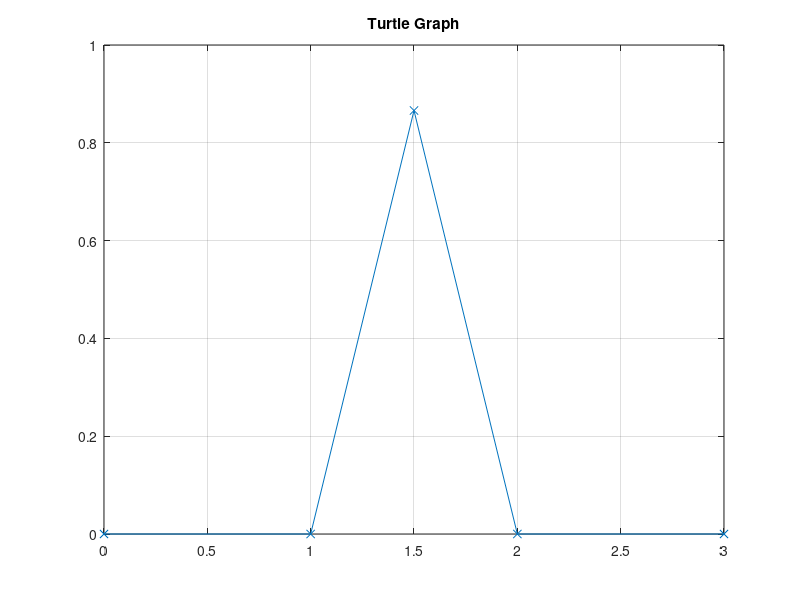

Here is the MATLAB script that generated this plot:
# Week 10 - Day 08

% Clear Command History
history -c

% Clear All Variables
clear all

% Close All Open Windows
close all

% Clear The Command Window
clc

### L Systems

% Define the Initial Word
W = "F+F--F+F"
fprintf("\n")

% Define the Initial Coordinate
initial_state = [0, 0, 0]

% Define the Length of the Word
n = length(W)

% Define Step Size
step_size = 1;

% Define Turn Angle
turn_angle = 60;  % in degrees

% Initialize Turtle State
x = initial_state(1);
y = initial_state(2);
angle = initial_state(3);

% Display Initial State
fprintf('\nInitial State  : X = %.1f, Y = %.1f, Angle = %.1f°\n', x, y, angle);
fprintf('Processing Word: %s\n\n', W);

% Store the Path for Plotting
path_x = [x];
path_y = [y];

% Define a For - Loop to Read the Word from Left to Right
for i = 1:n

    % Define the Letter of Reading in the Word
    symbol = W(i);

    % Define a Switch Statement
    switch symbol

      % Case 01
      case 'F'

            % Move Forward : Update Position Based on Current Angle
            x_new = x + step_size * cosd(angle);
            y_new = y + step_size * sind(angle);

            % Display Movement
            fprintf('New State      : X = %.1f, Y = %.1f, Angle = %.1f°\n',x_new, y_new, angle);

            % Update position
            x = x_new;
            y = y_new;

            % Store for Plotting
            path_x = [path_x, x];
            path_y = [path_y, y];

      % Case 02
      case '+'

            % Turn Left (Counter - Clockwise)
            angle_old = angle;
            angle = (angle + turn_angle);
            fprintf('New State      : X = %.1f, Y = %.1f, Angle = %.1f°\n',x, y, angle);

       % Case 03
       case '-'

            % Turn Right (Clockwise)
            angle_old = angle;
            angle = (angle - turn_angle);
            fprintf('New State      : X = %.1f, Y = %.1f, Angle = %.1f°\n',x, y, angle);

        otherwise
            fprintf('Unknown symbol: %c\n', symbol);
    end
end

% Defining a If Case
if angle = 360;
  angle = 0
end

% Display final state
fprintf('\nFinal State: X = %.1f, Y = %.1f, angle = %.1f°\n\n', x, y, angle);

% Plot the Turtle Path
figure
plot(path_x, path_y, 'x-')
grid on
title("Turtle Graph")
